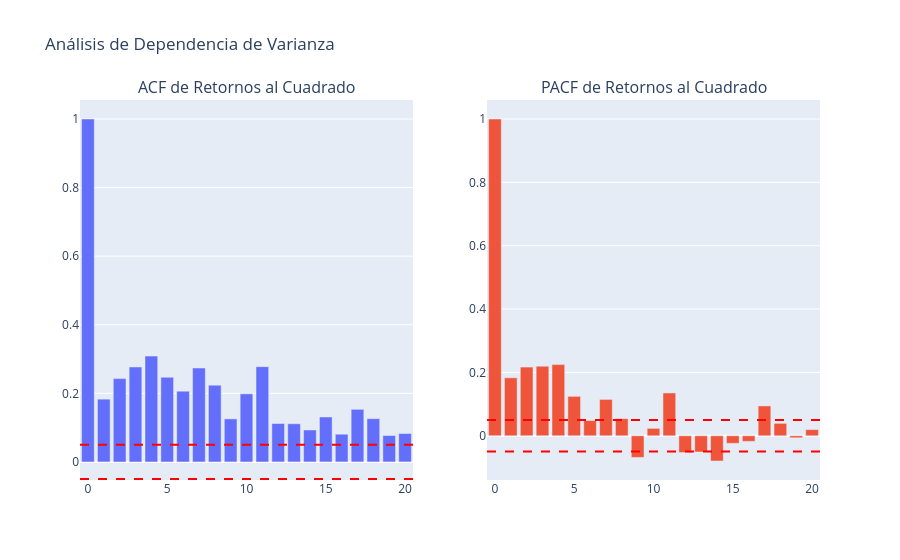

Notebook source saved alongside this figure:
### Markdown cell above
## **<font color= #0077b6> Selección y validación de modelo. </font>**

Para justificar si es estadísticamente viable utilizar un modelo GARCH, se calculan las graficas ACF y PACF; pero utilizando los retornos al cuadrado.

**Retornos vs. Retornos al Cuadrado**

Las gráficas ACF y PACF miden la autocorrelación (qué tanto se parece el dato de hoy vs los datos del pasado)

- ACF/PACF de los Retornos Normales ($r_t$)
  - ¿Qué miden? ->
    Dependencia lineal en el primer momento estadístico (la media).
  - ¿Qué pregunta responden? ->
    Saber si la acción subió ayer me ayuda a predecir si subirá hoy.
  - Lo que verás en la gráfica ->
    La gráfica de los retornos normales $r_t$ casi no mostrará barras rojas significativas. Esto indica que el retorno diario es prácticamente ruido blanco (impredecible).
    
- ACF/PACF de los Retornos al Cuadrado ($r_t^2$)
  - ¿Qué miden? ->
    Dependencia no lineal en el segundo momento estadístico (la varianza/volatilidad). Al elevar al cuadrado, eliminamos el signo (positivo o negativo) y nos quedamos solo con la magnitud del movimiento.
  - ¿Qué pregunta responden? ->
    Saber que ayer hubo un movimiento violento (sin importar si fue hacia arriba o hacia abajo) me ayuda a predecir si hoy el mercado seguirá turbulento.
  - Lo que verás en la gráfica ->
    Verás múltiples barras que sobresalen de la zona de significancia. Esto demuestra matemáticamente el Volatility Clustering (agrupamiento de volatilidad).

Si la PACF o ACF de retornos al cuadrado no muestra barras significativas, no se recomienda utilizar un modelo GARCH (Puede ser un modelo EGARCH o de otra familia)

### Code cell
# Retornos al cuadrado
sq_returns = returns**2

# Calcular ACF y PACF
lag_acf = acf(sq_returns, nlags=20)
lag_pacf = pacf(sq_returns, nlags=20, method='ols')

# Graficar ACF y PACF con Plotly
fig = make_subplots(rows=1, cols=2, subplot_titles=('ACF de Retornos al Cuadrado', 'PACF de Retornos al Cuadrado'))

# Añadir barras de ACF
fig.add_trace(go.Bar(x=np.arange(len(lag_acf)), y=lag_acf, name='ACF'), row=1, col=1)
# Añadir barras de PACF
fig.add_trace(go.Bar(x=np.arange(len(lag_pacf)), y=lag_pacf, name='PACF'), row=1, col=2)

# Líneas de significancia (aprox 1.96 / sqrt(N))
sig_level = 1.96 / np.sqrt(len(returns))
for i in [1, 2]:
    fig.add_hline(y=sig_level, line_dash="dash", line_color="red", row=1, col=i)
    fig.add_hline(y=-sig_level, line_dash="dash", line_color="red", row=1, col=i)

fig.update_layout(title='Análisis de Dependencia de Varianza', showlegend=False)
fig.show()

### Figure 1 — Plotly figure (JSON) as saved in the notebook; plotly's stock layout.template omitted (floating-point values rounded to 4 significant figures)
{"data": [{"name": "ACF", "type": "bar", "x": [0, 1, 2, 3, 4, 5, 6, 7, 8, 9, 10, 11, 12, 13, 14, 15, 16, 17, 18, 19, 20], "xaxis": "x", "y": [1.0, 0.183, 0.2429, 0.2768, 0.3086, 0.2468, 0.2065, 0.2739, 0.2239, 0.1255, 0.1985, 0.2779, 0.112, 0.1112, 0.09317, 0.1311, 0.08083, 0.1534, 0.1261, 0.07699, 0.08279], "yaxis": "y"}, {"name": "PACF", "type": "bar", "x": [0, 1, 2, 3, 4, 5, 6, 7, 8, 9, 10, 11, 12, 13, 14, 15, 16, 17, 18, 19, 20], "xaxis": "x2", "y": [1.0, 0.183, 0.2168, 0.2198, 0.2248, 0.1245, 0.0481, 0.1148, 0.05393, -0.06833, 0.02336, 0.1352, -0.05286, -0.05129, -0.07959, -0.02377, -0.01758, 0.09431, 0.03931, -0.006324, 0.01954], "yaxis": "y2"}], "layout": {"annotations": [{"font": {"size": 16}, "showarrow": false, "text": "ACF de Retornos al Cuadrado", "x": 0.225, "xanchor": "center", "xref": "paper", "y": 1, "yanchor": "bottom", "yref": "paper"}, {"font": {"size": 16}, "showarrow": false, "text": "PACF de Retornos al Cuadrado", "x": 0.775, "xanchor": "center", "xref": "paper", "y": 1, "yanchor": "bottom", "yref": "paper"}], "shapes": [{"line": {"color": "red", "dash": "dash"}, "type": "line", "x0": 0, "x1": 1, "xref": "x domain", "y0": 0.04977, "y1": 0.04977, "yref": "y"}, {"line": {"color": "red", "dash": "dash"}, "type": "line", "x0": 0, "x1": 1, "xref": "x domain", "y0": -0.04977, "y1": -0.04977, "yref": "y"}, {"line": {"color": "red", "dash": "dash"}, "type": "line", "x0": 0, "x1": 1, "xref": "x2 domain", "y0": 0.04977, "y1": 0.04977, "yref": "y2"}, {"line": {"color": "red", "dash": "dash"}, "type": "line", "x0": 0, "x1": 1, "xref": "x2 domain", "y0": -0.04977, "y1": -0.04977, "yref": "y2"}], "showlegend": false, "title": {"text": "Análisis de Dependencia de Varianza"}, "xaxis": {"anchor": "y", "domain": [0, 0.45]}, "xaxis2": {"anchor": "y2", "domain": [0.55, 1]}, "yaxis": {"anchor": "x", "domain": [0, 1]}, "yaxis2": {"anchor": "x2", "domain": [0, 1]}}}
